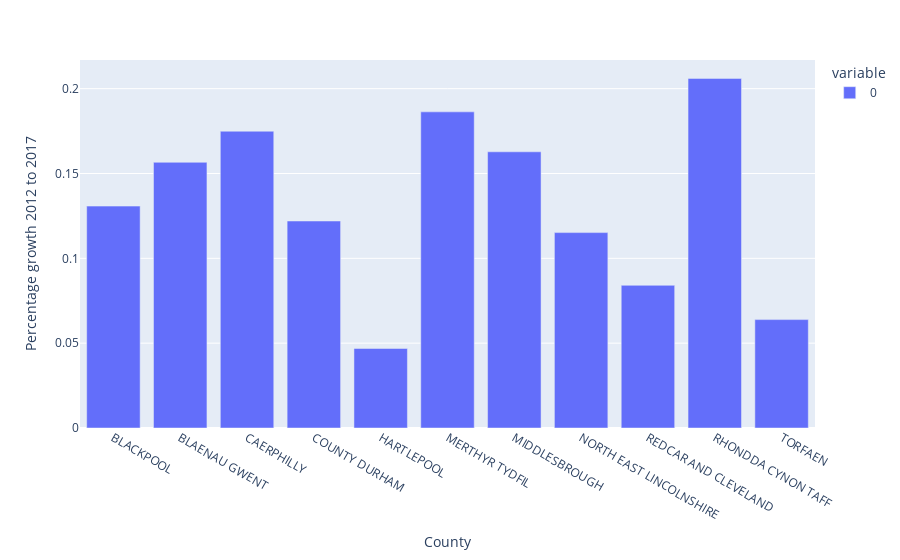

The code cell stored with this chart in its notebook:
### Code cell
viz2_c=viz2.resample('5Y').mean()
viz2_5=(viz2_c.loc['2017-12-31']-viz2_c.loc['2012-12-31'])/viz2_c.loc['2012-12-31']
px.bar(viz2_5[t.upper().split(', ')],labels={'value':'Percentage growth 2012 to 2017'})

### Figure 1 — Plotly figure (JSON) as saved in the notebook; plotly's stock layout.template omitted (floating-point values rounded to 4 significant figures)
{"data": [{"alignmentgroup": "True", "hovertemplate": "variable=0<br>County=%{x}<br>Percentage growth 2012 to 2017=%{y}<extra></extra>", "legendgroup": "0", "marker": {"color": "#636efa"}, "name": "0", "offsetgroup": "0", "orientation": "v", "showlegend": true, "textposition": "auto", "type": "bar", "x": ["BLACKPOOL", "BLAENAU GWENT", "CAERPHILLY", "COUNTY DURHAM", "HARTLEPOOL", "MERTHYR TYDFIL", "MIDDLESBROUGH", "NORTH EAST LINCOLNSHIRE", "REDCAR AND CLEVELAND", "RHONDDA CYNON TAFF", "TORFAEN"], "xaxis": "x", "y": [0.1308, 0.1566, 0.1749, 0.122, 0.04688, 0.1863, 0.1628, 0.1152, 0.0841, 0.2061, 0.06389], "yaxis": "y"}], "layout": {"barmode": "relative", "legend": {"title": {"text": "variable"}, "tracegroupgap": 0}, "margin": {"t": 60}, "xaxis": {"anchor": "y", "domain": [0, 1], "title": {"text": "County"}}, "yaxis": {"anchor": "x", "domain": [0, 1], "title": {"text": "Percentage growth 2012 to 2017"}}}}
